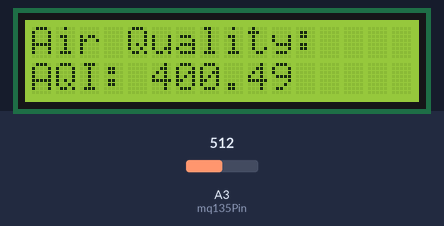
The sketch below on a simulated Arduino Uno, built with avr-gcc and run on an emulated ATmega328P. On the bench: 16×2 character LCD. Inputs (shaded band) come from the test bench; at power-on: A3 (mq135Pin) = 512. What the sketch prints to the serial monitor is not drawn.

Above: at 1.2 s.
1.3 s: A3 (mq135Pin) set to 716
At 2.9 s:
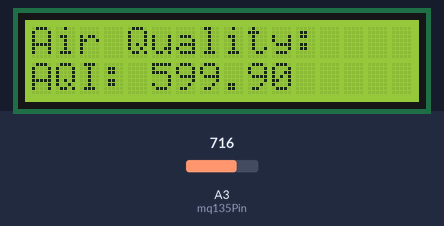
3.6 s: A3 (mq135Pin) set to 900
At 5.3 s:
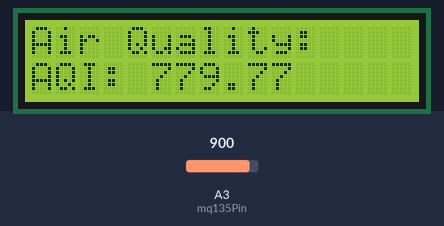
5.6 s: A3 (mq135Pin) set to 1023
At 6.6 s:
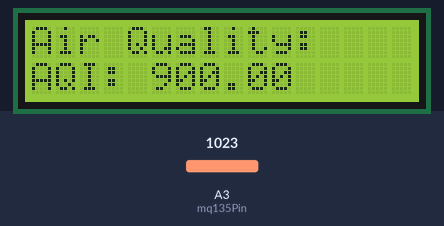
Timing chart, 0 to 8.6 s (numbered marks = the images above; inputs shaded):
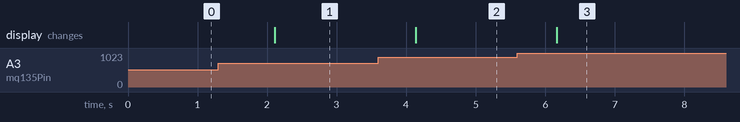

Measured:
- after the input at 1.3 s, the display: changes after 0.81 s (image 1)
- after the input at 3.6 s, the display: changes after 0.54 s (image 2)
- after the input at 5.6 s, the display: changes after 0.56 s (image 3)

The sketch:

aqi.ino
```cpp
#include <Wire.h>
#include <LiquidCrystal_I2C.h>

LiquidCrystal_I2C lcd(0x27, 16, 2); // Initialize the LCD with I2C address 0x27, 16 columns, and 2 rows
const int mq135Pin = A3; // Analog pin connected to the MQ-135 sensor

void setup() {
  lcd.begin(); // Initialize the LCD
  lcd.backlight(); // Turn on the LCD backlight
  lcd.print("Air Quality:"); // Display initial text on the LCD
  Serial.begin(9600); // Initialize the serial communication for debugging
}

void loop() {
  float sensorVoltage = analogRead(mq135Pin) * (5.0 / 1023.0); // Read analog value from the MQ-135 sensor and convert it to voltage
  float airQuality = getAirQuality(sensorVoltage); // Calculate the Air Quality Index

  lcd.setCursor(0, 1); // Set the cursor to the second row
  lcd.print("AQI: "); // Display AQI label
  lcd.print(airQuality); // Display the calculated AQI value

  Serial.print("Sensor Voltage: "); // Debugging information
  Serial.println(sensorVoltage);
  Serial.print("AQI: ");
  Serial.println(airQuality);

  delay(1000); // Delay for a second before taking the next reading
}

float getAirQuality(float sensorVoltage) {
  // Convert the sensor voltage to AQI (adjust this formula according to your sensor calibration)
  float airQuality = (0.2 * sensorVoltage - 0.1) * 1000;
  return airQuality;
}
```
